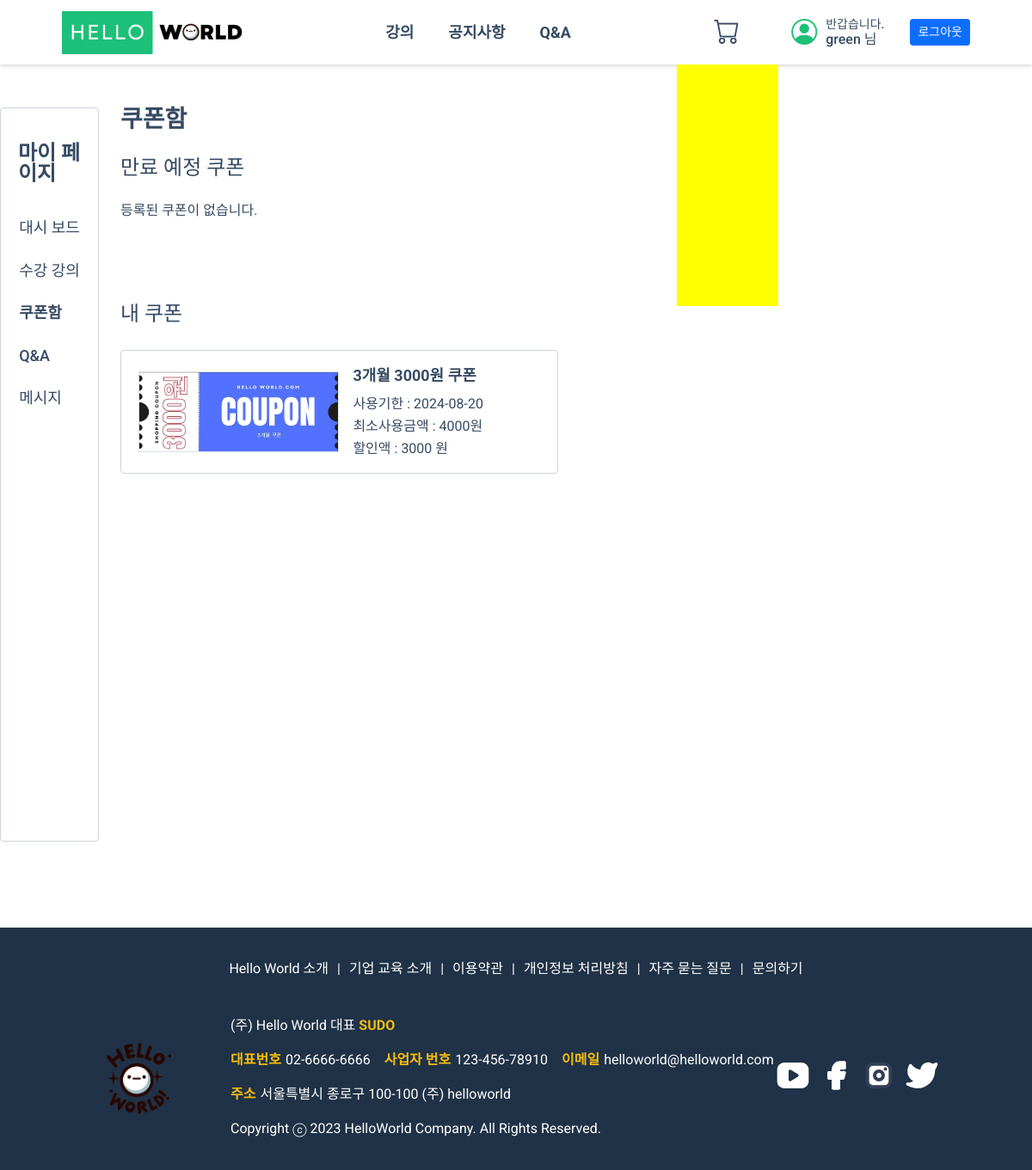
Screenshot of /user/mypage/coupons.php (signed in) with the database file from the repository.
### tables this page shows
CREATE TABLE `user_coupons` (
  `ucid` int(11) NOT NULL,
  `couponid` int(11) DEFAULT NULL COMMENT '쿠폰아이디',
  `userid` varchar(100) DEFAULT NULL COMMENT '유저아이디',
  `status` int(11) DEFAULT 1 COMMENT '상태',
  `use_max_date` date DEFAULT NULL COMMENT '사용기한',
  `regdate` date DEFAULT NULL COMMENT '등록일',
  `reason` varchar(100) DEFAULT NULL COMMENT '쿠폰취득사유'
);

CREATE TABLE `coupons` (
  `cpid` int(11) NOT NULL,
  `cp_name` varchar(100) NOT NULL COMMENT '쿠폰명',
  `cp_image` varchar(100) NOT NULL COMMENT '쿠폰이미지',
  `cp_type` varchar(11) NOT NULL COMMENT '쿠폰타입',
  `cp_price` int(11) NOT NULL COMMENT '할인금액',
  `cp_ratio` int(11) NOT NULL COMMENT '할인비율',
  `cp_status` tinyint(4) NOT NULL DEFAULT 0 COMMENT '상태',
  `cp_date` int(11) NOT NULL COMMENT '등록일',
  `cp_limit` varchar(11) NOT NULL COMMENT '최소사용금액'
);

### user/mypage/coupons.php (the view, shortened to what this page needs)
<?php
  $cssRoute2 ='<link rel="stylesheet" href="/helloworld/user/css/mypage/mypage_coupons.css"/>';
  include_once $_SERVER['DOCUMENT_ROOT'] . '/helloworld/user/mypage/leftSide.php';
  $user_id = $_SESSION['UID'];
  $couponsSql = "SELECT * FROM user_coupons uc JOIN coupons c ON uc.couponid = c.cpid WHERE uc.userid = '{$user_id}' AND uc.status=1";
  $mycouponSql = $couponsSql." AND uc.use_max_date > DATE_ADD(CURDATE(), INTERVAL 1 MONTH)";
  $myResult = $mysqli -> query($mycouponSql);
  while($myRs = $myResult -> fetch_object()){
    $myArr[] = $myRs;
  }
?>
        <section class="mainContainer">
          <h2 class="title">쿠폰함</h2>
          <div class="mainContents">
            <div class="Expired">
              <h3>만료 예정 쿠폰</h3>
              <ul class="d-flex flex-wrap">
                <?php
                if(isset($expireArr)){
                  foreach($expireArr as $coupon){
                ?>
                <li class="coupon_container content-box d-flex align-items-center" data-cpid="<?= $coupon->cpid ?>">
                  <img src="<?= $coupon->cp_image ?>" alt="<?= $coupon->cp_name ?>" class="border" />
                  <div class="text_box">
                    <h4 class="b_text01 bold" title="<?= $coupon->cp_name ?>"><?= $coupon->cp_name ?></h4>
                    <p>사용기한 : <span class="bold strong"><?php if($coupon->cp_date == '0'){echo '무제한';}else{echo $coupon->use_max_date;} ?></span></p>
                    <p class="updownw">최소사용금액 : <span class="number"><?= $coupon->cp_limit ?></span>원</p>
                    <p class="updownw">
                    할인액 :
                      <span class="number"><?=$coupon->cp_price;?></span>
                      <span>원</span>
                    </p>
                  </div>
                  <!-- <div class="icons">
                    <a href="/helloworld/coupon/coupon_update.php?cpid=<?= $coupon->cpid ?>"><i class="fa-solid fa-pen-to-square"></i></a>
                    <a href="/helloworld/coupon/coupon_delete_ok.php?cpid=<?= $coupon->cpid ?>" class="del_btn"><i class="fa-solid fa-trash-can"></i></a>
                  </div> -->
                  <!-- <div class="form-check form-switch cp_status_toggle ">
                    <input class="form-check-input " type="checkbox" role="switch" id="flexSwitchCheckDefault<?= $coupon->cpid ?>"<?php if($coupon->cp_status == 1){echo 'checked';} else{echo '';}?>>
                    <label class="form-check-label input_colopr" for="flexSwitchCheckDefault<?= $coupon->cpid ?>"></label>
                  </div> -->
                </li>
                <?php
                  }
                }else {
                ?>
                <p>등록된 쿠폰이 없습니다.</p>
                <?php
                }
                ?>
              </ul>
            </div>
            <div class="coupons">
              <h3>내 쿠폰</h3>
              <ul class="d-flex flex-wrap">
                <?php
                if(isset($myArr)){
                  foreach($myArr as $coupon){
                ?>
                <li class="coupon_container content-box d-flex align-items-center" data-cpid="<?= $coupon->cpid ?>">
                  <img src="<?= $coupon->cp_image ?>" alt="<?= $coupon->cp_name ?>" class="border" />
                  <div class="text_box">
                    <h4 class="b_text01 bold" title="<?= $coupon->cp_name ?>"><?= $coupon->cp_name ?></h4>
                    <p>사용기한 : <?php if($coupon->cp_date == '0'){echo '무제한';}else{echo $coupon->use_max_date;} ?></p>
                    <p class="updownw">최소사용금액 : <span class="number"><?= $coupon->cp_limit ?></span>원</p>
                    <p class="updownw">
                    할인액 :
                      <span class="number"><?=$coupon->cp_price;?></span>
                      <span>원</span>
                    </p>
                  </div>
                </li>
                <?php
                  }
                }else {
                ?>
                <p>등록된 쿠폰이 없습니다.</p>
                <?php
                }
                ?>
              </ul>
            </div>
          </div>
        </section>
  <?php
    include_once $_SERVER['DOCUMENT_ROOT'] . '/helloworld/user/mypage/rightSide.php';
    ?>

### user/css/common.css (style rules this page uses)
:root { --f-H2: 28px; --f-H1: 32px; --f-H3: 24px; --f-H4: 18px; --f-H5: 16px; --f-H6: 14px; --f-p: 16px; --c-background: #fff; --c-main: #f5f5f5; --c-sub: #11359a; --c-font: #364a63; --c-lightgray: #8094ae; --c-yellow: #f4bd0e; --c-lightblue: #09c2de; --c-lightgreen: #1ee0ac; --c-lightred: #e85347; --c-blue: #465fff; --c-button: #7749f8; --c-button-hover: #5227cc; --c-menu-font: #6e82a5; --c-menu-font-hover: #7f8dff; --c-menu-BG: #101924; --c-active-button: #798bff; --c-Nonactive-button: #6c757d; --c-nonactive-button-hover: #8a8686; --c-complete-button: #28a745; --c-complete-button-hover: #079828; --c-cancle-button: #dc3545; --c-active-check-button: #499eed; --c-Nonactive-check-button: #8a8686; --c-contentBG: #f5f6fa; --c-space_updown: 30px; --c-title-font: #1dc078; --c-menu-font: #4a4a4a; --c-footer-BG: #101924; --c-content-BG: #fff; --c-black: #000; --c-H2: #1b1c1d; --c-p: #495057; --c-lightgray: #999999; --c-primary-button: #00c471; --c-border-grey: #c2c4c7; --c-ribon-blue: #000080; --c-ribon-pulple: #a020f0; --c-ribon-orange: #ff6347; --c-ribon-geeen: #1ee0ac; }
h2, .h2 { font-size: var(--f-H2); font-weight: bold; }
h3, .h3 { font-size: var(--f-H3); font-weight: bold; }
h4, .h4 { font-size: var(--f-H4); }
p, .p { font-size: var(--f-p); }
.bold { font-weight: bold; }
body { font-family: "Roboto", sans-serif; color: var(--c-font); box-sizing: border-box; }
.content-box { border: 1px solid #ced4da; border-radius: 4px; background: #fff; padding: 20px; }
.d-flex { display: flex; }

### user/css/mypage/mypage_left.css (style rules this page uses)
.mainContents { width: 1060px; flex-wrap: wrap; gap: 30px; }
.title { margin-bottom: 30px; }
.Expired { margin-bottom: 100px; }

### user/css/mypage/mypage_coupons.css (style rules this page uses)
h3 { font-weight: normal; margin-bottom: 30px; }
h4 { margin-bottom: 16px; }
.coupons ul { gap: 30px; }
.coupon_container { width: 48%; gap: 16px; }
.coupon_container img { width: 50%; object-fit: cover; }
.text_box > p + p { margin-top: 10px; }

### rows the page displays
user_coupons: couponid.cp_image (picture), couponid.cp_name "3개월 3000원 쿠폰", use_max_date "2024-08-20", couponid.cp_limit "4000", couponid.cp_price "3000"

### other values shown
$_SESSION['UID'] "green"
